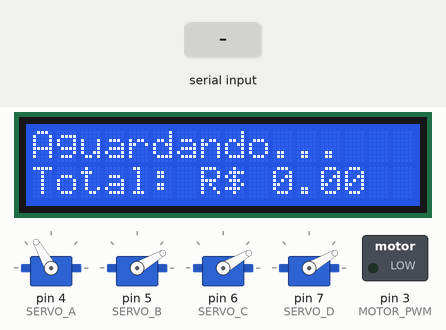
The sketch below on a simulated Arduino Uno, built with avr-gcc and run on an emulated ATmega328P. On the bench: 4 × servo, 16×2 character LCD, switched loads named in the sketch (green lamp = pin HIGH). The test bench sets the inputs (shaded band). What the sketch prints to the serial monitor is not drawn.

Above: at 3.6 s.
3.7 s: "1 real\n" received over Serial
At 5.2 s:
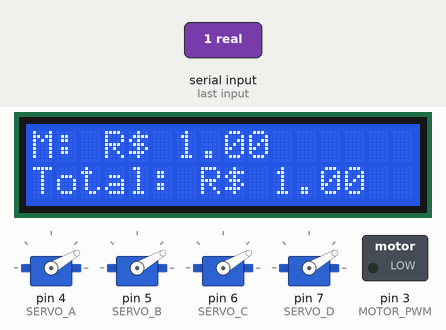
5.6 s: "50 cent\n" received over Serial
At 7.2 s:
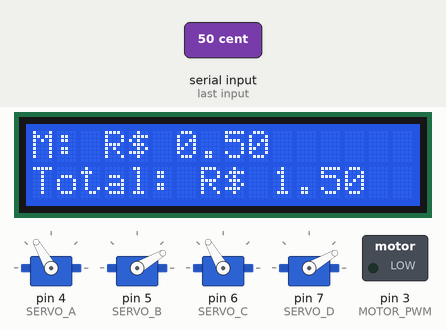
7.5 s: "1real\n" received over Serial
At 8.4 s:
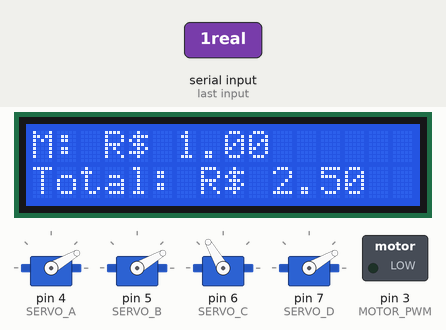
9.4 s: "10cent\n" received over Serial
At 11.0 s:
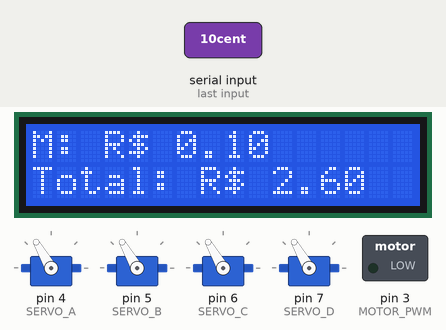
11.3 s: "50cent\n" received over Serial
At 12.2 s:
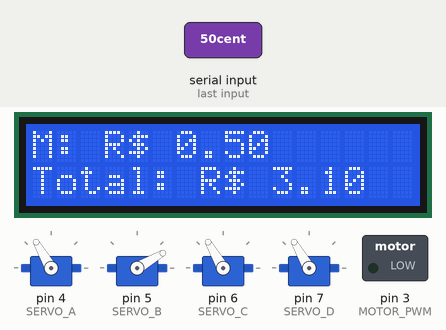
13.2 s: "25 cent\n" received over Serial
At 14.4 s:
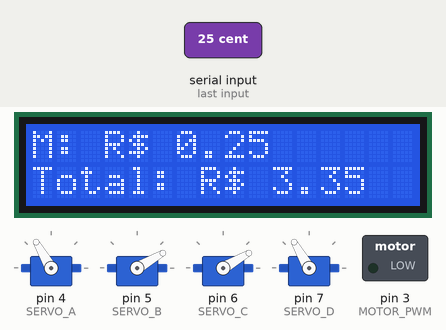
Timing chart, 0 to 16.2 s (numbered marks = the images above; inputs shaded):
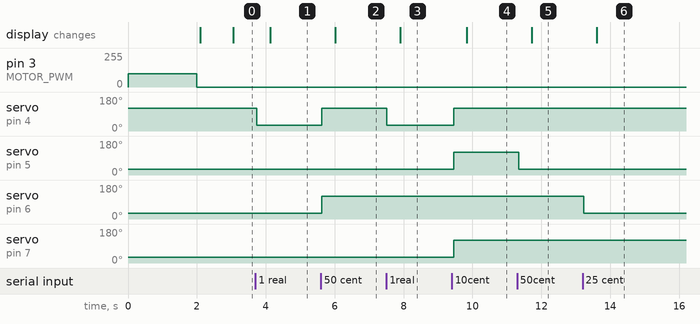

Measured:
- after the input at 3.7 s, servo on pin 4 (SERVO_A): 120° → 30° at once; the display: changes after 0.43 s (image 1)
- after the input at 5.6 s, servo on pin 4 (SERVO_A), servo on pin 6 (SERVO_C): 30° → 120° at once
- after the input at 7.5 s, servo on pin 4 (SERVO_A): 120° → 30° at once
- after the input at 9.4 s, servo on pin 4 (SERVO_A), servo on pin 5 (SERVO_B), servo on pin 7 (SERVO_D): 30° → 120° after 0.05 s
- after the input at 11.3 s, servo on pin 5 (SERVO_B): 120° → 30° at once; the display: changes after 0.43 s (image 5)
- after the input at 13.2 s, servo on pin 6 (SERVO_C): 120° → 30° at once; the display: changes after 0.41 s (image 6)

The sketch:

arduino.ino
```cpp
#include <Adafruit_LiquidCrystal.h>
#include <Servo.h>

// OBJETOS
Adafruit_LiquidCrystal lcd(0);
Servo servoA;
Servo servoB;
Servo servoC;
Servo servoD;

// CONSTANTES
const int MOTOR_PWM = 3;           // Pino PWM ligado ao TIP120
int VELOCIDADE_MOTOR = 100;        // 0 a 255

const int SERVO_A = 4;
const int SERVO_B = 5;
const int SERVO_C = 6;
const int SERVO_D = 7;

const int ESQUERDA = 30;
const int DIREITA = 120;

//valores a serem ajustados para cada servo
const int A_1REAL = 30;
const int A_OUTRAS = 120;

const int B_25_50 = 30;
const int B_10_5 = 120;

const int C_25 = 30;
const int C_50 = 120;

const int D_5 = 30;
const int D_10 = 120;

// VARIÁVEIS GLOBAIS
int soma_total = 0;              // Soma acumulada de todas as moedas
int valor_moeda_atual = 0;       // Valor da moeda recebida
String buffer_serial = "";       // Buffer para armazenar dados seriais
unsigned long ultima_moeda = 0;  // Timestamp da última moeda recebida


// FUNÇÕES DE MAPEAMENTO
int obter_valor_moeda(String moeda) {
  moeda.toLowerCase();  // Converte para minúsculas
  if      (moeda.indexOf("1 real")  != -1 || moeda.indexOf("1real")  != -1) return 100;
  else if (moeda.indexOf("50 cent") != -1 || moeda.indexOf("50cent") != -1) return 50;
  else if (moeda.indexOf("25 cent") != -1 || moeda.indexOf("25cent") != -1) return 25;
  else if (moeda.indexOf("10 cent") != -1 || moeda.indexOf("10cent") != -1) return 10;
  else if (moeda.indexOf("5 cent")  != -1 || moeda.indexOf("5cent")  != -1) return 5;
  else return 0;  // Desconhecido
}


// FUNÇÕES DE FORMATAÇÃO
String formatar_valor_moeda(int centavos) {
  if (centavos >= 100) {
    int reais = centavos / 100;
    int cents = centavos % 100;
    if (cents == 0) {
      return String(reais) + " Real";
    } else {
      return String(reais) + "." + (cents < 10 ? "0" : "") + String(cents);
    }
  } else {
    return String(centavos) + " Cent";
  }
}


// Converte centavos para reais (float)
float centavos_para_reais(int centavos) {
  return centavos / 100.0;
}


// FUNÇÕES DE COMUNICAÇÃO SERIAL
void processar_dados_serial() { // Verifica se há dados disponíveis
  while (Serial.available() > 0) {
    char caractere = Serial.read();
    if (caractere == '\n') {                      // Se é quebra de linha, processa o valor
      if (buffer_serial.length() > 0) {
        processador_moeda_recebida(buffer_serial);
        buffer_serial = "";                       // Limpa o buffer
      }
    } else if (caractere != '\r') {               // Se não é quebra de linha, acumula no buffer
      buffer_serial += caractere;
    }
  }
}


// FUNÇÃO PRINCIPAL DE PROCESSAMENTO
void processador_moeda_recebida(String nome_moeda) {
  valor_moeda_atual = obter_valor_moeda(nome_moeda);
  soma_total += valor_moeda_atual;
  ultima_moeda = millis();
  posicionar_servos(valor_moeda_atual);
  exibir_no_serial(nome_moeda);
  atualizar_lcd();
}


// FUNÇÕES DE EXIBIÇÃO SERIAL
void exibir_no_serial(String nome_moeda) {
  Serial.println("=====================================");
  Serial.print("✓ Moeda recebida: ");
  Serial.println(nome_moeda);
  Serial.print("  Valor: ");
  Serial.print(valor_moeda_atual);
  Serial.println(" centavos");
  Serial.print("  Valor: R$ ");
  Serial.println(centavos_para_reais(valor_moeda_atual), 2);
  Serial.print("  Soma total: R$ ");
  Serial.println(centavos_para_reais(soma_total), 2);
  Serial.println("=====================================");
}


// FUNÇÕES DE DISPLAY
void atualizar_lcd() {
  lcd.clear();
  // Linha 1: Moeda atual
  lcd.setCursor(0, 0);
  lcd.print("M: R$ ");
  lcd.print(centavos_para_reais(valor_moeda_atual), 2);
  // Linha 2: Soma total
  lcd.setCursor(0, 1);
  lcd.print("Total: R$ ");
  lcd.print(centavos_para_reais(soma_total), 2);
}


// Exibe mensagem de espera se não houver moeda recentemente
void exibir_esperando() {
  // Se não houve moeda recentemente, mostra mensagem
  if (millis() - ultima_moeda > 3000) {
    lcd.clear();
    lcd.setCursor(0, 0);
    lcd.print("Aguardando...");
    lcd.setCursor(0, 1);
    lcd.print("Total: R$ ");
    lcd.print(centavos_para_reais(soma_total), 2);
  }
}


// FUNÇÕES Do MOTOR principal
void ligar_motor_breve(){
  analogWrite(MOTOR_PWM, VELOCIDADE_MOTOR);
  delay(200);
  analogWrite(MOTOR_PWM, 0);
}


// Função do servo motor
void posicionar_servos(int moeda){
  switch (moeda)  {
  case 100: // 1 Real
    servoA.write(A_1REAL);
    break;
  case 50: // 50 centavos
    servoA.write(A_OUTRAS);
    servoB.write(B_25_50);
    servoC.write(C_50);
    break;
  case 25: // 25 centavos
    servoA.write(A_OUTRAS);
    servoB.write(B_25_50);
    servoC.write(C_25);
    break;
  case 10: // 10 centavos
    servoA.write(A_OUTRAS);
    servoB.write(B_10_5);
    servoD.write(D_10);
    break;
  case 5: // 5 centavos
    servoA.write(A_OUTRAS);
    servoB.write(B_10_5);
    servoD.write(D_5);
    break;
  }
  delay(250);
}


// SETUP E LOOP
void setup() {

  Serial.begin(9600); // Inicializa Serial com 9600 baud (mesmo do Python)
  analogWrite(MOTOR_PWM, VELOCIDADE_MOTOR);

  // Aguarda conexão serial
  delay(2000);
  servoA.attach(SERVO_A);
  servoB.attach(SERVO_B);
  servoC.attach(SERVO_C);
  servoD.attach(SERVO_D);

  // posição inicial
  servoA.write(A_OUTRAS);
  servoB.write(B_25_50);
  servoC.write(C_25);
  servoD.write(D_5);

  // Configura pinos do motor
  pinMode(MOTOR_PWM, OUTPUT);
  analogWrite(MOTOR_PWM, 0);
  pinMode(A1, INPUT);
  pinMode(A0, INPUT);

  // Inicializa LCD
  lcd.begin(16, 2);
  lcd.clear();
  lcd.setCursor(0, 0);
  lcd.print("Sistema Pronto!");
  lcd.setCursor(0, 1);
  lcd.print("Total: R$ 0.00");

  // Mensagem inicial no Serial
  Serial.println("\n========================================");
  Serial.println("Sistema de Deteccao de Moedas");
  Serial.println("Aguardando moedas...");
  Serial.println("========================================\n");
}


// Loop principal
void loop() {
  processar_dados_serial(); // Processa dados recebidos da porta serial
  exibir_esperando();       // Exibe estado de espera se necessário
  delay(50);                // Pequeno delay para evitar sobrecarga
}
```
